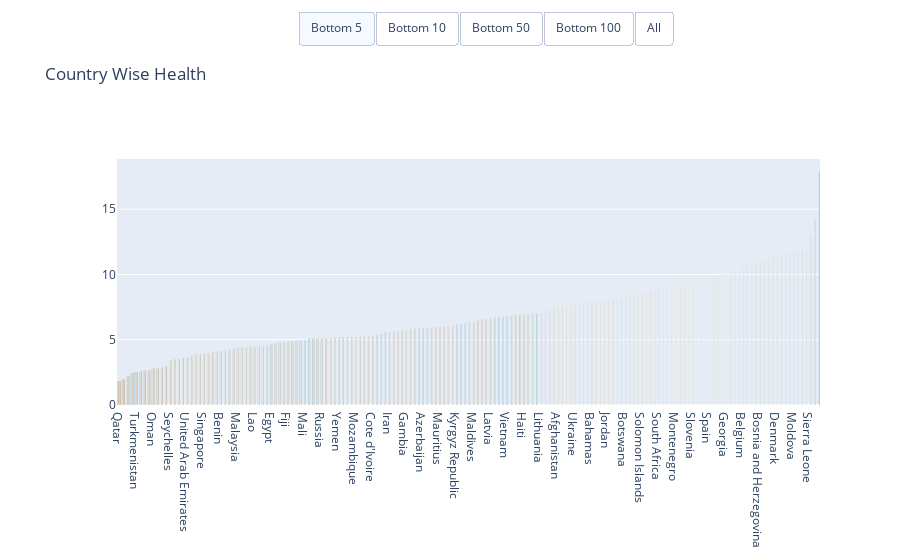

This figure's notebook cell:
### Markdown cell above
<h3>   
      <font color = darkgreen >
            <span style='font-family:Georgia'>
            4.2.4 Health
            </span>   
        </font>    
</h3>
<span style='font-family:Georgia'> <b> health : </b> Total health spending per capita. Given as %age of GDP per capita </span>

### Code cell
ngo = ngo.sort_values('health',ascending=True)
univariate_bar('health',ngo ,'Earth', 'Bottom')

### Figure 1 — Plotly figure (JSON) as saved in the notebook; plotly's stock layout.template omitted (floating-point values rounded to 4 significant figures; data arrays with more than 128 entries replaced by an {"elided": "..."} marker saying what was removed)
{"data": [{"marker": {"color": [1.81, 1.97, 2.2, 2.46, 2.5], "colorscale": [[0.0, "rgb(161, 105, 40)"], [0.1667, "rgb(189, 146, 90)"], [0.3333, "rgb(214, 189, 141)"], [0.5, "rgb(237, 234, 194)"], [0.6667, "rgb(181, 200, 184)"], [0.8333, "rgb(121, 167, 172)"], [1.0, "rgb(40, 135, 161)"]]}, "name": "Bottom 5", "showlegend": false, "type": "bar", "x": ["Qatar", "Myanmar", "Pakistan", "Congo, Rep.", "Turkmenistan"], "y": [1.81, 1.97, 2.2, 2.46, 2.5]}, {"marker": {"color": [1.81, 1.97, 2.2, 2.46, 2.5, 2.61, 2.63, 2.66, 2.77, 2.84], "colorscale": [[0.0, "rgb(161, 105, 40)"], [0.1667, "rgb(189, 146, 90)"], [0.3333, "rgb(214, 189, 141)"], [0.5, "rgb(237, 234, 194)"], [0.6667, "rgb(181, 200, 184)"], [0.8333, "rgb(121, 167, 172)"], [1.0, "rgb(40, 135, 161)"]]}, "name": "Bottom 10", "showlegend": false, "type": "bar", "x": ["Qatar", "Myanmar", "Pakistan", "Congo, Rep.", "Turkmenistan", "Indonesia", "Kuwait", "Eritrea", "Oman", "Brunei"], "y": [1.81, 1.97, 2.2, 2.46, 2.5, 2.61, 2.63, 2.66, 2.77, 2.84]}, {"marker": {"color": [1.81, 1.97, 2.2, 2.46, 2.5, 2.61, 2.63, 2.66, 2.77, 2.84, 2.85, 2.94, 3.4, 3.5, 3.52, 3.61, 3.66, 3.77, 3.88, 3.88, 3.96, 3.98, 4.05, 4.09, 4.1, 4.17, 4.29, 4.29, 4.39, 4.4, 4.41, 4.47, 4.47, 4.48, 4.51, 4.53, 4.66, 4.75, 4.81, 4.84, 4.86, 4.91, 4.93, 4.97, 4.98, 5.07, 5.07, 5.07, 5.08, 5.08], "colorscale": [[0.0, "rgb(161, 105, 40)"], [0.1667, "rgb(189, 146, 90)"], [0.3333, "rgb(214, 189, 141)"], [0.5, "rgb(237, 234, 194)"], [0.6667, "rgb(181, 200, 184)"], [0.8333, "rgb(121, 167, 172)"], [1.0, "rgb(40, 135, 161)"]]}, "name": "Bottom 50", "showlegend": false, "type": "bar", "x": ["Qatar", "Myanmar", "Pakistan", "Congo, Rep.", "Turkmenistan", "Indonesia", "Kuwait", "Eritrea", "Oman", "Brunei", "Angola", "Sri Lanka", "Seychelles", "Gabon", "Bangladesh", "Philippines", "United Arab Emirates", "Madagascar", "Libya", "Thailand", "Singapore", "Central African Republic", "India", "Cape Verde", "Benin", "Algeria", "Saudi Arabia", "Kazakhstan", "Malaysia", "Armenia", "Mauritania", "St. Vincent and the Grenadines", "Lao", "Equatorial Guinea", "Comoros", "Chad", "Egypt", "Kenya", "Jamaica", "Bolivia", "Fiji", "Venezuela", "Guinea", "Bahrain", "Mali", "Nigeria", "Tonga", "China", "Russia", "Peru"], "y": [1.81, 1.97, 2.2, 2.46, 2.5, 2.61, 2.63, 2.66, 2.77, 2.84, 2.85, 2.94, 3.4, 3.5, 3.52, 3.61, 3.66, 3.77, 3.88, 3.88, 3.96, 3.98, 4.05, 4.09, 4.1, 4.17, 4.29, 4.29, 4.39, 4.4, 4.41, 4.47, 4.47, 4.48, 4.51, 4.53, 4.66, 4.75, 4.81, 4.84, 4.86, 4.91, 4.93, 4.97, 4.98, 5.07, 5.07, 5.07, 5.08, 5.08]}, {"marker": {"color": [1.81, 1.97, 2.2, 2.46, 2.5, 2.61, 2.63, 2.66, 2.77, 2.84, 2.85, 2.94, 3.4, 3.5, 3.52, 3.61, 3.66, 3.77, 3.88, 3.88, 3.96, 3.98, 4.05, 4.09, 4.1, 4.17, 4.29, 4.29, 4.39, 4.4, 4.41, 4.47, 4.47, 4.48, 4.51, 4.53, 4.66, 4.75, 4.81, 4.84, 4.86, 4.91, 4.93, 4.97, 4.98, 5.07, 5.07, 5.07, 5.08, 5.08, 5.13, 5.16, 5.18, 5.2, 5.2, 5.2, 5.21, 5.22, 5.25, 5.25, 5.3, 5.38, 5.44, 5.58, 5.6, 5.61, 5.66, 5.68, 5.69, 5.81, 5.86, 5.87, 5.88, 5.89, 5.97, 5.98, 6.0, 6.01, 6.03, 6.03, 6.18, 6.21, 6.22, 6.32, 6.33, 6.47, 6.55, 6.59, 6.68, 6.74, 6.74, 6.78, 6.84, 6.85, 6.87, 6.91, 6.91, 6.93, 7.01, 7.03], "colorscale": [[0.0, "rgb(161, 105, 40)"], [0.1667, "rgb(189, 146, 90)"], [0.3333, "rgb(214, 189, 141)"], [0.5, "rgb(237, 234, 194)"], [0.6667, "rgb(181, 200, 184)"], [0.8333, "rgb(121, 167, 172)"], [1.0, "rgb(40, 135, 161)"]]}, "name": "Bottom 100", "showlegend": false, "type": "bar", "x": ["Qatar", "Myanmar", "Pakistan", "Congo, Rep.", "Turkmenistan", "Indonesia", "Kuwait", "Eritrea", "Oman", "Brunei", "Angola", "Sri Lanka", "Seychelles", "Gabon", "Bangladesh", "Philippines", "United Arab Emirates", "Madagascar", "Libya", "Thailand", "Singapore", "Central African Republic", "India", "Cape Verde", "Benin", "Algeria", "Saudi Arabia", "Kazakhstan", "Malaysia", "Armenia", "Mauritania", "St. Vincent and the Grenadines", "Lao", "Equatorial Guinea", "Comoros", "Chad", "Egypt", "Kenya", "Jamaica", "Bolivia", "Fiji", "Venezuela", "Guinea", "Bahrain", "Mali", "Nigeria", "Tonga", "China", "Russia", "Peru", "Cameroon", "Niger", "Yemen", "Bhutan", "Morocco", "Belize", "Mozambique", "Ghana", "Vanuatu", "Nepal", "Cote d'Ivoire", "Guyana", "Mongolia", "Romania", "Iran", "Belarus", "Senegal", "Cambodia", "Gambia", "Uzbekistan", "Grenada", "Paraguay", "Azerbaijan", "Zambia", "Cyprus", "Tajikistan", "Mauritius", "Tanzania", "Antigua and Barbuda", "Estonia", "Kyrgyz Republic", "Tunisia", "Dominican Republic", "Sudan", "Maldives", "Samoa", "Albania", "Malawi", "Latvia", "Burkina Faso", "Turkey", "Namibia", "Vietnam", "Guatemala", "Bulgaria", "El Salvador", "Haiti", "South Korea", "Suriname", "Lebanon"], "y": [1.81, 1.97, 2.2, 2.46, 2.5, 2.61, 2.63, 2.66, 2.77, 2.84, 2.85, 2.94, 3.4, 3.5, 3.52, 3.61, 3.66, 3.77, 3.88, 3.88, 3.96, 3.98, 4.05, 4.09, 4.1, 4.17, 4.29, 4.29, 4.39, 4.4, 4.41, 4.47, 4.47, 4.48, 4.51, 4.53, 4.66, 4.75, 4.81, 4.84, 4.86, 4.91, 4.93, 4.97, 4.98, 5.07, 5.07, 5.07, 5.08, 5.08, 5.13, 5.16, 5.18, 5.2, 5.2, 5.2, 5.21, 5.22, 5.25, 5.25, 5.3, 5.38, 5.44, 5.58, 5.6, 5.61, 5.66, 5.68, 5.69, 5.81, 5.86, 5.87, 5.88, 5.89, 5.97, 5.98, 6.0, 6.01, 6.03, 6.03, 6.18, 6.21, 6.22, 6.32, 6.33, 6.47, 6.55, 6.59, 6.68, 6.74, 6.74, 6.78, 6.84, 6.85, 6.87, 6.91, 6.91, 6.93, 7.01, 7.03]}, {"marker": {"color": {"elided": "167 float values"}, "colorscale": [[0.0, "rgb(161, 105, 40)"], [0.1667, "rgb(189, 146, 90)"], [0.3333, "rgb(214, 189, 141)"], [0.5, "rgb(237, 234, 194)"], [0.6667, "rgb(181, 200, 184)"], [0.8333, "rgb(121, 167, 172)"], [1.0, "rgb(40, 135, 161)"]]}, "name": "All", "showlegend": false, "type": "bar", "x": {"elided": "167 str values"}, "y": {"elided": "167 float values"}}], "layout": {"title": {"text": "Country Wise Health"}, "updatemenus": [{"active": 0, "buttons": [{"args": [{"visible": [true, false, false, false, false]}, {"title": "Top 5 Countries with Health"}], "label": "Bottom 5", "method": "restyle"}, {"args": [{"visible": [false, true, false, false, false]}, {"title": "Top 10 Countries with Health"}], "label": "Bottom 10", "method": "restyle"}, {"args": [{"visible": [false, false, true, false, false]}, {"title": "Top 50 Countries with Health"}], "label": "Bottom 50", "method": "restyle"}, {"args": [{"visible": [false, false, false, true, false]}, {"title": "Top 100 Countries with Health"}], "label": "Bottom 100", "method": "restyle"}, {"args": [{"visible": [false, false, false, false, true]}, {"title": "All Countries"}], "label": "All", "method": "restyle"}], "direction": "left", "type": "buttons", "x": 0.8, "y": 1.6}], "xaxis": {"domain": [0.05, 1.0]}}}
